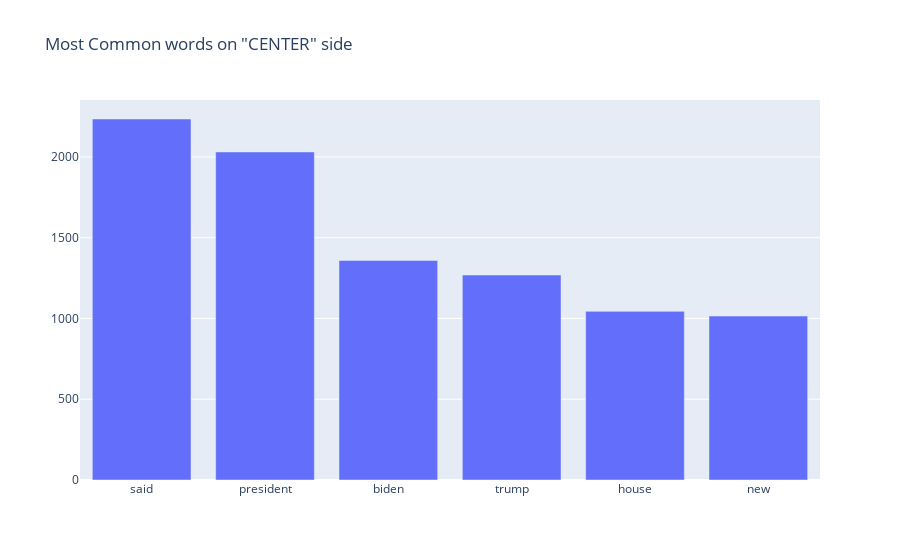

Notebook cell for this chart:
### Markdown cell above
## `Center`

### Code cell
# Use of Corpus function on `Center`
corpus=create_corpus('center')

# Using the counter function to count the frequency of each word
counter=Counter(corpus)

# Storing the most common words in the corpus
most=counter.most_common()
x=[]
y=[]


for word,count in most[:40]:
    if (word not in stop) :
        x.append(word)
        y.append(count)

        
# a bar plot to show the most comman words
fig = go.Figure([go.Bar(x=x, y=y)])
# Change the bar mode
fig.update_layout(title='Most Common words on "CENTER" side')
fig.show()

### Figure 1 — Plotly figure (JSON) as saved in the notebook; plotly's stock layout.template omitted (floating-point values rounded to 4 significant figures)
{"data": [{"type": "bar", "x": ["said", "president", "biden", "trump", "house", "new"], "y": [2235, 2031, 1359, 1269, 1044, 1015]}], "layout": {"title": {"text": "Most Common words on \"CENTER\" side"}}}
